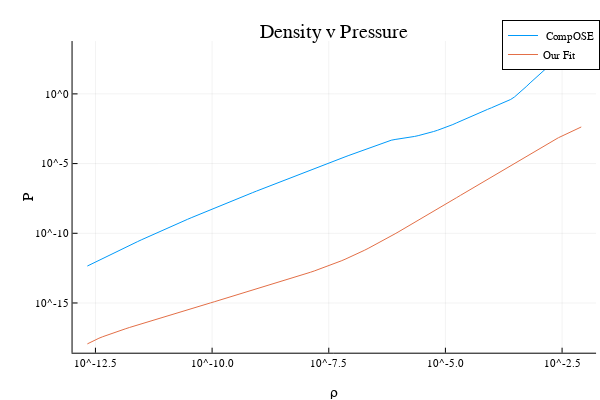

Notebook source saved alongside this figure:
### Code cell
#BFH(QHC19-A) shown here

plot(ρ, P, xaxis =  ("ρ", :log), yaxis = "P", title = "Density v Pressure", label = " CompOSE")

par = [x_interval, y_interval];

P_fit = zeros(size(ρ,1));
for i = 1:size(ρ,1)
    P_fit[i] = integrate_EOS(ρ[i], piece_wise_linear_csound, par)
end

plot!(ρ, P_fit, xaxis = :log, yaxis = :log, label = "Our Fit")

### Figure 1 — Plotly figure (JSON) as saved in the notebook; plotly's stock layout.template omitted (floating-point values rounded to 4 significant figures; data arrays with more than 128 entries replaced by an {"elided": "..."} marker saying what was removed)
{"data": [{"colorbar": {"title": ""}, "legendgroup": " CompOSE", "line": {"color": "rgba(0, 154, 250, 1.000)", "dash": "solid", "shape": "linear", "width": 1}, "mode": "lines", "name": " CompOSE", "showlegend": true, "type": "scatter", "x": {"elided": "183 float values"}, "xaxis": "x", "y": {"elided": "183 float values"}, "yaxis": "y", "zmax": null, "zmin": null}, {"colorbar": {"title": ""}, "legendgroup": "Our Fit", "line": {"color": "rgba(227, 111, 71, 1.000)", "dash": "solid", "shape": "linear", "width": 1}, "mode": "lines", "name": "Our Fit", "showlegend": true, "type": "scatter", "x": {"elided": "183 float values"}, "xaxis": "x", "y": {"elided": "183 float values"}, "yaxis": "y", "zmax": null, "zmin": null}], "layout": {"annotations": [{"font": {"color": "rgba(0, 0, 0, 1.000)", "family": "sans-serif", "size": 20}, "rotation": 0, "showarrow": false, "text": "Density v Pressure", "x": 0.5572, "xanchor": "center", "xref": "paper", "y": 1, "yanchor": "top", "yref": "paper"}], "height": 400, "legend": {"bgcolor": "rgba(255, 255, 255, 1.000)", "bordercolor": "rgba(0, 0, 0, 1.000)", "borderwidth": 1, "font": {"color": "rgba(0, 0, 0, 1.000)", "family": "sans-serif", "size": 11}, "title": {"font": {"color": "rgba(0, 0, 0, 1.000)", "family": "sans-serif", "size": 15}, "text": ""}, "tracegroupgap": 0, "traceorder": "normal", "x": 1, "xanchor": "auto", "y": 1, "yanchor": "auto"}, "margin": {"b": 20, "l": 0, "r": 0, "t": 20}, "paper_bgcolor": "rgba(255, 255, 255, 1.000)", "plot_bgcolor": "rgba(255, 255, 255, 1.000)", "showlegend": true, "width": 600, "xaxis": {"anchor": "y", "domain": [0.1209, 0.9934], "gridcolor": "rgba(0, 0, 0, 0.100)", "gridwidth": 0.5, "linecolor": "rgba(0, 0, 0, 1.000)", "mirror": false, "range": [-12.99, -1.772], "showgrid": true, "showline": true, "showticklabels": true, "tickangle": 0, "tickcolor": "rgb(0, 0, 0)", "tickfont": {"color": "rgba(0, 0, 0, 1.000)", "family": "sans-serif", "size": 11}, "tickmode": "array", "ticks": "inside", "ticktext": ["10^-12.5", "10^-10.0", "10^-7.5", "10^-5.0", "10^-2.5"], "tickvals": [3.162e-13, 1e-10, 3.162e-08, 1e-05, 0.003162], "title": "ρ", "titlefont": {"color": "rgba(0, 0, 0, 1.000)", "family": "sans-serif", "size": 15}, "type": "log", "visible": true, "zeroline": false, "zerolinecolor": "rgba(0, 0, 0, 1.000)"}, "yaxis": {"anchor": "x", "domain": [0.07581, 0.9415], "gridcolor": "rgba(0, 0, 0, 0.100)", "gridwidth": 0.5, "linecolor": "rgba(0, 0, 0, 1.000)", "mirror": false, "range": [-18.57, 3.791], "showgrid": true, "showline": true, "showticklabels": true, "tickangle": 0, "tickcolor": "rgb(0, 0, 0)", "tickfont": {"color": "rgba(0, 0, 0, 1.000)", "family": "sans-serif", "size": 11}, "tickmode": "array", "ticks": "inside", "ticktext": ["10^-15", "10^-10", "10^-5", "10^0"], "tickvals": [1e-15, 1e-10, 1e-05, 1], "title": "P", "titlefont": {"color": "rgba(0, 0, 0, 1.000)", "family": "sans-serif", "size": 15}, "type": "log", "visible": true, "zeroline": false, "zerolinecolor": "rgba(0, 0, 0, 1.000)"}}}
